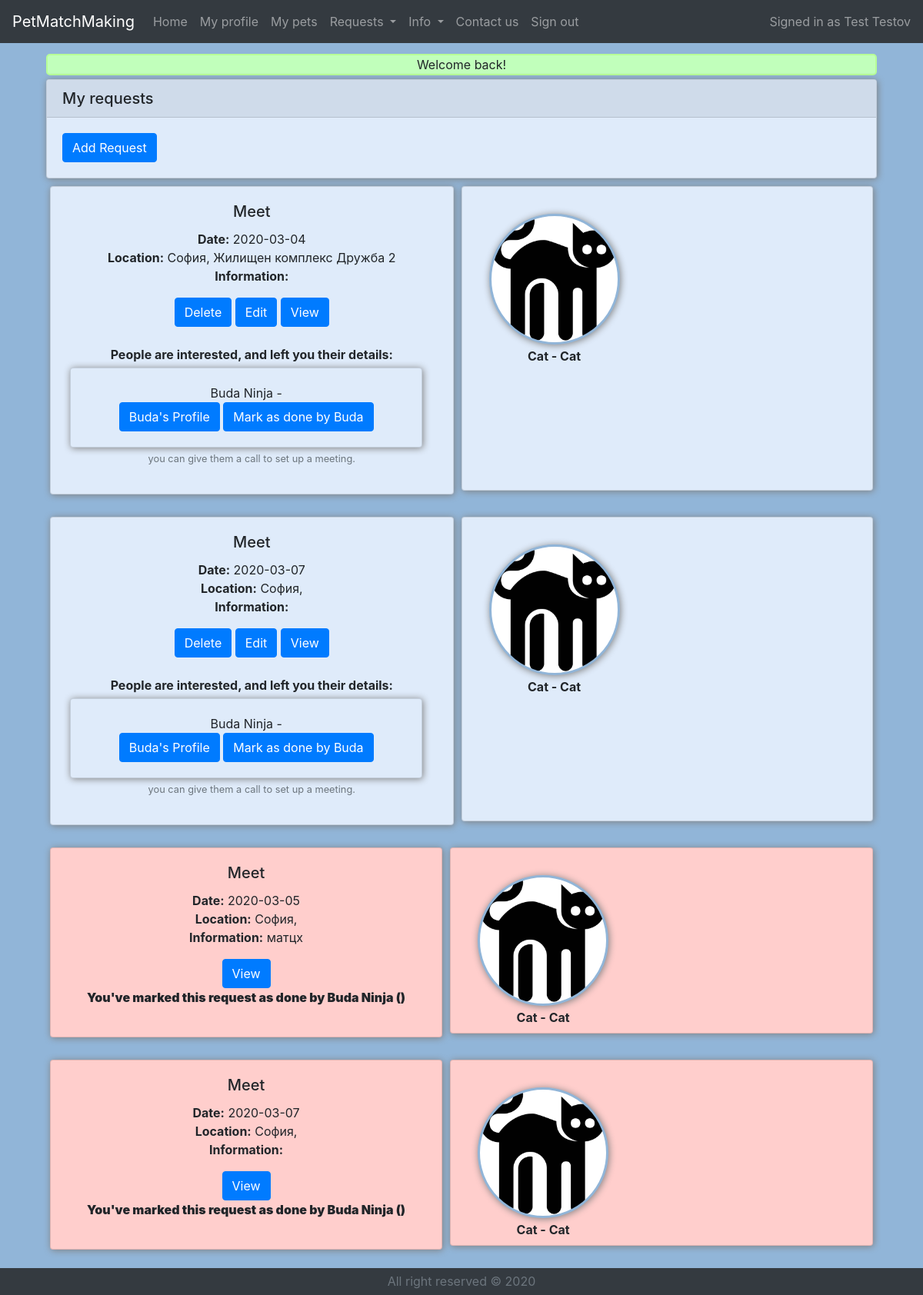
Page /main.php?myHelpRequests (signed in) on the committed database.
### tables this page shows
CREATE TABLE `users` (
  `userID` int(11) NOT NULL,
  `userEmail` varchar(64) NOT NULL,
  `userPassword` varchar(64) NOT NULL,
  `userFName` varchar(64) NOT NULL,
  `userLName` varchar(64) NOT NULL,
  `userPhone` varchar(64) NOT NULL,
  `userBirthday` date NOT NULL,
  `userAbout` text NOT NULL,
  `userRegisterTime` datetime NOT NULL,
  `userStatus` varchar(64) NOT NULL
);

CREATE TABLE `helprequests` (
  `helpID` int(11) NOT NULL,
  `userID` int(11) NOT NULL,
  `helpLocLat` float(10,6) NOT NULL,
  `helpLocLng` float(10,6) NOT NULL,
  `helpLocCity` varchar(64) NOT NULL,
  `helpLocStreet` varchar(64) NOT NULL,
  `helpLocNum` varchar(64) NOT NULL,
  `helpLocCountry` varchar(64) NOT NULL,
  `helpRegisterTime` datetime NOT NULL,
  `helpStartTime` datetime NOT NULL,
  `helpEndTime` datetime NOT NULL,
  `helpPayment` text NOT NULL,
  `helpAbout` text NOT NULL,
  `helpType` varchar(64) NOT NULL,
  `userPhone` varchar(64) NOT NULL,
  `helpStatus` int(11) NOT NULL
);

CREATE TABLE `interested` (
  `helpID` int(11) NOT NULL,
  `interestedUserID` int(11) NOT NULL,
  `status` int(11) NOT NULL
);

CREATE TABLE `pets_helprequests` (
  `petID` int(11) NOT NULL,
  `helpID` int(11) NOT NULL,
  `userID` int(11) NOT NULL,
  `recordRegisterTime` datetime NOT NULL
);

CREATE TABLE `pets` (
  `petID` int(11) NOT NULL,
  `userID` int(11) NOT NULL,
  `petName` varchar(64) NOT NULL,
  `petType` varchar(64) NOT NULL,
  `petBirthday` date NOT NULL,
  `petSex` varchar(64) NOT NULL,
  `petFood` text NOT NULL,
  `petTemper` text NOT NULL,
  `petAbout` text NOT NULL,
  `petStatus` int(11) NOT NULL,
  `petRegisterTime` datetime NOT NULL
);

### classes/dbClass.php (called while the page is built, shortened)
<?php
require_once "User.php";
require_once "Interested.php";
require_once "Ranking.php";
class dbClass
{
    private $host;
    private $db;
    private $charset;
    private $user;
    private $pass;
    private $opt = array(
        PDO::ATTR_ERRMODE => PDO::ERRMODE_EXCEPTION,
        PDO::ATTR_DEFAULT_FETCH_MODE => PDO::FETCH_ASSOC
    );
    private $connection;
    public function __construct(string $host = "localhost", string $db = "petmatchdb", string $charset = "utf8", string $user = "root", string $pass = "")
    {
        $this->host = $host;
        $this->db = $db;
        $this->charset = $charset;
        $this->user = $user;
        $this->pass = $pass;
    }
    public function connect()
    {
        $dsn = "mysql:host=$this->host;dbname=$this->db;charset=$this->charset";
        $this->connection = new PDO($dsn, $this->user, $this->pass, $this->opt);
    }
    public function disconnect(){
        $this->connection = null;
    }
    public function getObjectsGeneral($table_name, $condition, $objectToFetch){
        $objArray = Array();
        $sql="SELECT * FROM `".$table_name."`".$condition;
        $result = $this->connection->query($sql);
        while ($row = $result->fetchObject($objectToFetch)){
            $objArray[] = $row;
        }
        return $objArray;
    }
    function xmlToString($htmlStr)
    {
        $xmlStr=str_replace('&lt;','<',$htmlStr);
        $xmlStr=str_replace('&gt;','>',$xmlStr);
        $xmlStr=str_replace('&quot;','"',$xmlStr);
        $xmlStr=str_replace("&#39;","'",$xmlStr);
        $xmlStr=str_replace('&amp;',"&",$xmlStr);
        return $xmlStr;
    }
    public function getPetImageLocation(Pet $p)
    {
        $location = "Images/Pets/";
        $filename = $p->getPetID().".JPG";
        if (!file_exists($location.$filename)){
            $location = "Images/Pets/General/";
            $filename = $p->getPetType().".png";
            $filename = preg_replace('/\s+/ ', '', $filename);
        }
        return $location.$filename;
    }
}

### classes/User.php (called while the page is built, shortened)
<?php
require_once "dbClass.php";
class User
{
    private $userID;
    private $userFName;
    private $userLName;
    public function getUserID()
    {
        return $this->userID;
    }
    public function getUserFName()
    {
        $db = new dbClass();
        return $db->xmlToString($this->userFName);
    }
    public function getUserLName()
    {
        $db = new dbClass();
        return $db->xmlToString($this->userLName);
    }
}

### classes/dbClassHelpRequestFunctions.php (called while the page is built, shortened)
<?php
require_once "dbClass.php";
require_once "Pet.php";
require_once "User.php";
require_once "HelpRequest.php";
class dbClassHelpRequestFunctions
{
    public function getHelpRequestsByUserID($userID){
        $db = new dbClass();
        $helpRequests = $db->getObjectsGeneral("helprequests", " WHERE `userID`='".$userID."' ORDER BY helpStatus, helpStartTime", "HelpRequest");
        return $helpRequests;
    }
}

### classes/HelpRequest.php (called while the page is built, shortened)
<?php
require_once "dbClass.php";
class HelpRequest
{
    private $helpID;
    private $helpLocCity;
    private $helpLocStreet;
    private $helpStartTime;
    private $helpEndTime;
    private $helpPayment;
    private $helpType;
    private $helpStatus;
    public function getHelpID()
    {
        return $this->helpID;
    }
    public function getHelpLocCity()
    {
        $db = new dbClass();
        return $db->xmlToString($this->helpLocCity);
    }
    public function getHelpLocStreet()
    {
        $db = new dbClass();
        return $db->xmlToString($this->helpLocStreet);
    }
    public function getHelpStartTime()
    {
        return $this->helpStartTime;
    }
    public function getHelpEndTime()
    {
        return $this->helpEndTime;
    }
    public function getHelpPayment()
    {
        return $this->helpPayment;
    }
    public function getHelpType()
    {
        return $this->helpType;
    }
    public function getHelpStatus()
    {
        return $this->helpStatus;
    }
}

### classes/dbClassInterested.php (called while the page is built, shortened)
<?php
require_once "dbClass.php";
class dbClassInterested
{
    public function GetInterestedByhelpID($help)
    {
        $db = new dbClass();
        $int = $db->getObjectsGeneral("interested", " WHERE `helpID`='".$help."'", "Interested");
        return $int;
    }
}

### classes/dbClassUserFunctions.php (called while the page is built, shortened)
<?php
require_once "dbClass.php";
require_once "Pet.php";
require_once "Pet_HelpRequest.php";
class dbClassUserFunctions
{
    public function getUserByID($ID){
        $db = new dbClass();
        $uArr = $db->getObjectsGeneral("users", " WHERE `userID`='".$ID."'", "User");
        $u = null;
        if ($uArr != null)
            $u = $uArr[0];
        return $u;
    }
}

### classes/Interested.php (called while the page is built, shortened)
<?php
class Interested
{
    private $helpID;
    private $interestedUserID;
    public function getHelpID()
    {
        return $this->helpID;
    }
    public function getInterestedUserID()
    {
        return $this->interestedUserID;
    }
}

### classes/Pet_HelpRequest.php (called while the page is built, shortened)
<?php
class Pet_HelpRequest
{
    private $petID;
    public function getPetID()
    {
        return $this->petID;
    }
}

### classes/Pet.php (called while the page is built, shortened)
<?php
class Pet
{
    private $petID;
    private $petName;
    private $petType;
    public function getPetID()
    {
        return $this->petID;
    }
    public function getPetName()
    {
        return $this->petName;
    }
    public function getPetType()
    {
        return $this->petType;
    }
}

### classes/dbClassRankingFunctions.php (called while the page is built, shortened)
<?php
require_once "dbClass.php";
require_once "dbClassHelpRequestFunctions.php";
class dbClassRankingFunctions
{
    public function getRankedUserIdByHelpID($helpID){
        $db = new dbClass();
        $userID=null;
        $ranksArr = $db->getObjectsGeneral("rankings", " WHERE `helpID` = '".$helpID."'", "Ranking");
        if (!empty($ranksArr)){
            $userID = $ranksArr[0]->getRankedUserID();
        }
        return $userID;
    }
}

### classes/Ranking.php (called while the page is built, shortened)
<?php
require_once "dbClass.php";
class Ranking
{
    private $rankedUserID;
    public function getRankedUserID()
    {
        return $this->rankedUserID;
    }
}

### myHelpRequests.php (the view, shortened to what this page needs)
<?php
require_once "classes/dbClass.php";
require_once "classes/dbClassInterested.php";
require_once "classes/Pet.php";
require_once "classes/Interested.php";
require_once "classes/HelpRequest.php";
require_once "classes/Pet_HelpRequest.php";
require_once "classes/dbClassUserFunctions.php";
require_once "classes/dbClassRankingFunctions.php";
$db = new dbClass();
$dbhr = new dbClassHelpRequestFunctions();
$myHR_Array = $dbhr->getHelpRequestsByUserID($_SESSION['user']);
echo "<div class='card' id='userProfileCard'>";
echo "<h5 class='card-header'>My requests</h5>";
echo "<div class='card-body'>";
echo "<form action='myHelpRequests.php' method=post>";
echo "<button type='submit' class='btn btn-primary' name='addhr'>Add Request</button>";
echo "</form>";
echo "</div></div>";
if ($myHR_Array == null)
    echo "";
else {
    foreach ($myHR_Array as $k)
    {
        echo "<div id='myHelpRequestsContainer'>";
        if ($k->getHelpStatus() == 1)
            $cardCssId = "helpRequestCard";
        else
            $cardCssId = "helpRequestCard_Done";
        $str = "";
        $str .= "<div class='d-flex justify-content-center'>";
        $str .= "<div class='card-group' id='helpRequestCard'>";
        $str .= "<div class='card text-center' id='".$cardCssId."'>";
        $str .= "<div class='card-body'>";
        $str .= "<h5 class='card-title'>" . $k->getHelpType() . "</h5>";
        $str .= "<p class='card-text'>";
        $helpTimeStr = "";
        if ($k->getHelpEndTime() == "0000-00-00 00:00:00") {
            if ($k->getHelpStartTime() == "0000-00-00 00:00:00") {
                $helpTimeStr .= "<b>Time not specified</b><br>";
            } else
                $helpTimeStr .= "<b>Date:</b> " . substr($k->getHelpStartTime(), 0, 10) . "<br>";
        } else
            $helpTimeStr .= "<b>Time:</b> " . substr($k->getHelpStartTime(), 0, 10) . " - " . substr($k->getHelpEndTime(), 0, 10) . "<br>";
        $str .= $helpTimeStr;
        $str .= "<b>Location:</b> " . $k->getHelpLocCity() . ", " . $k->getHelpLocStreet() . "<br>";
        $str .= "<b>Information:</b> " . $k->getHelpPayment() . "";
        $str .= "<form action='myHelpRequests.php' method=post>";
        if ($k->getHelpStatus() == 1) {
            $str .= "<button type='submit' class='btn btn-primary' name='" . "delete" . $k->getHelpID() . "'>Delete</button>  ";
            $str .= "<button type='submit' class='btn btn-primary' name='" . "editHelp" . $k->getHelpID() . "'>Edit</button>  ";
        }
        $str .= "<button type='submit' class='btn btn-primary' name='" . "view" . $k->getHelpID() . "'>View</button></form>";
        $dbi = new dbClassInterested();
        $interestedArr = $dbi->GetInterestedByhelpID($k->getHelpID());
        if ($k->getHelpStatus() == 1)
        {
            if (!empty($interestedArr)) {
                $str .= "<br><b>People are interested, and left you their details:</b><br>";
                $dbu = new dbClassUserFunctions();
                foreach ($interestedArr as $k1 => $v) {
                    $user = $dbu->getUserByID($v->getInterestedUserID());
                    $str .= "<div class='card text-center'>";
                    $str .= "<div class='card-body'>";
                    $str .= $user->getUserFName() . " " . $user->getUserLName() . " - " . $user->getUserPhone();
                    $str .= "<form action='myHelpRequests.php' method=post><button type='submit' class='btn btn-primary' name='UserProfileToShow" . $user->getUserID() . "'>" . $user->getUserFName() . "'s Profile</button>  ";
                    $str .= "<button type='submit' class='btn btn-primary' name='rate" . $user->getUserID() . "-" . $v->getHelpID() . "'>Mark as done by " . $user->getUserFName() . "</button>  </form>";
                    $str.="</div></div>";
                }
                $str .= "<small id='emailHelp' class='form-text text-muted'>you can give them a call to set up a meeting.</small>";
            }
            else
            {
                $str .= "no one is interested yet<br>";
            }
        }
        else if ($k->getHelpStatus() == 2)
        {
            $dbr = new dbClassRankingFunctions();
            $dbu = new dbClassUserFunctions();
            $userWhoDoneHelp = $dbu->getUserByID($dbr->getRankedUserIdByHelpID($k->getHelpID()));
            $str .= "<form action='myHelpRequests.php' method=post><button type='submit' class='buttonLooksLikeLink' name='UserProfileToShow" . $userWhoDoneHelp->getUserID() . "'><b>You've marked this request as done by " . $userWhoDoneHelp->getUserFName() . " " . $userWhoDoneHelp->getUserLName() . " (" . $userWhoDoneHelp->getUserPhone() . ")" . "</b></button></form>";
            $str .= "";
        }
        $str .= "</p></div>";
        $str .= "</div></div>";
        $str .= "<div class='card text-center' id='".$cardCssId."'>";
        $str .= "<div class='card-body'>";
        $HRpetsArray = $db->getObjectsGeneral("pets_helprequests", " WHERE `helpID`='" . $k->getHelpID() . "'", "Pet_HelpRequest");
        if ($HRpetsArray == null) {
            $petsInRequest = "No pets in request";
        }
        else
        {
            $petsInRequest = "<div class='card-deck'>";
            foreach ($HRpetsArray as $p_hr)
            {
                $p = $db->getObjectsGeneral("pets", " WHERE `petID`='" . $p_hr->getPetID() . "'", "Pet");
                $image_str = "'background-image:url(".$db->getPetImageLocation($p[0]).")';";
                $petsInRequest.="<div class='pet-img' style=$image_str><div class='pet-name'>".$p[0]->getPetName()." - ".$p[0]->getPetType()."</div></div>";
            }
            $petsInRequest .= "</div>";
            $str .= $petsInRequest;
            $str .= "</div>";
            $str .= "</div>";
        }
        $str .= "</div>";
        $str .= "</div><br></div>";
        echo $str;
    }
}

### headerUser.php (shortened to what this page needs)
<header>
    <div class="fixed-top">
        <nav class="navbar navbar-expand-lg navbar-dark bg-dark">
            <div class="navbar-brand" href="#">PetMatchMaking</div>
            <div class="collapse navbar-collapse" id="navbarNavDropdown">
                <ul class="navbar-nav mr-auto">
                    <li class="nav-item">
                        <a class="nav-link" href="main.php">Home</a>
                    </li>
                    <li class="nav-item">
                        <a class="nav-link" href="?myProfile">My profile</a>
                    </li>
                    <li class="nav-item">
                        <a class="nav-link" href="?myPets">My pets</a>
                    </li>
                    <li class="nav-item dropdown">
                        <a class="nav-link dropdown-toggle" href="#" id="navbarDropdownMenuLink" data-toggle="dropdown" aria-haspopup="true" aria-expanded="false">
                            Requests
                        </a>
                    </li>
                    <li class="nav-item dropdown">
                        <a class="nav-link dropdown-toggle" href="#" id="navbarDropdownMenuLink" data-toggle="dropdown" aria-haspopup="true" aria-expanded="false">
                            Info
                        </a>
                    </li>
                    <?php
                    require_once "classes/dbClass.php";
                    require_once "classes/User.php";
                    $db = new dbClass();
                    $signedInUser = $db->getObjectsGeneral("users", "WHERE `userID`='".$_SESSION['user']."'", "User")[0];
                    ?>
                    <li class="nav-item">
                        <a class="nav-link" href="?contactUs">Contact us</a>
                    </li>
                    <li class="nav-item">
                        <a class="nav-link" href="?signOut">Sign out</a>
                    </li>
                </ul>
                <span class="navbar-text">
                  <?php
                  if (isset($_SESSION['user']))
                      echo "Signed in as ".$signedInUser->getUserFName()." ".$signedInUser->getUserLName();
                  else
                      echo "Not signed in";
                  ?>
                </span>
            </div>
        </nav>
    </div>
</header>

### rows in the picture
users: userFName "Test", userLName "Testov"
helprequests: helpType "Meet", helpStartTime "2020-03-04", helpLocCity "София", helpLocStreet "Жилищен комплекс Дружба 2", shows "People are interested, and left you their details:"
interested: value "Buda Ninja -", interestedUserID.userFName "Buda"
pets_helprequests: petID.petName "Cat", petID.petType "Cat"
helprequests: helpType "Meet", helpStartTime "2020-03-07", helpLocCity "София", shows "People are interested, and left you their details:"
interested: value "Buda Ninja -", interestedUserID.userFName "Buda"
pets_helprequests: petID.petName "Cat", petID.petType "Cat"
helprequests: helpType "Meet", helpStartTime "2020-03-05", helpLocCity "София", helpPayment "матцх", users.userFName "Buda", users.userLName "Ninja"
pets_helprequests: petID.petName "Cat", petID.petType "Cat"
helprequests: helpType "Meet", helpStartTime "2020-03-07", helpLocCity "София", users.userFName "Buda", users.userLName "Ninja"
pets_helprequests: petID.petName "Cat", petID.petType "Cat"

### other values in the picture
$_SESSION['userMessage'] "Welcome back!"
